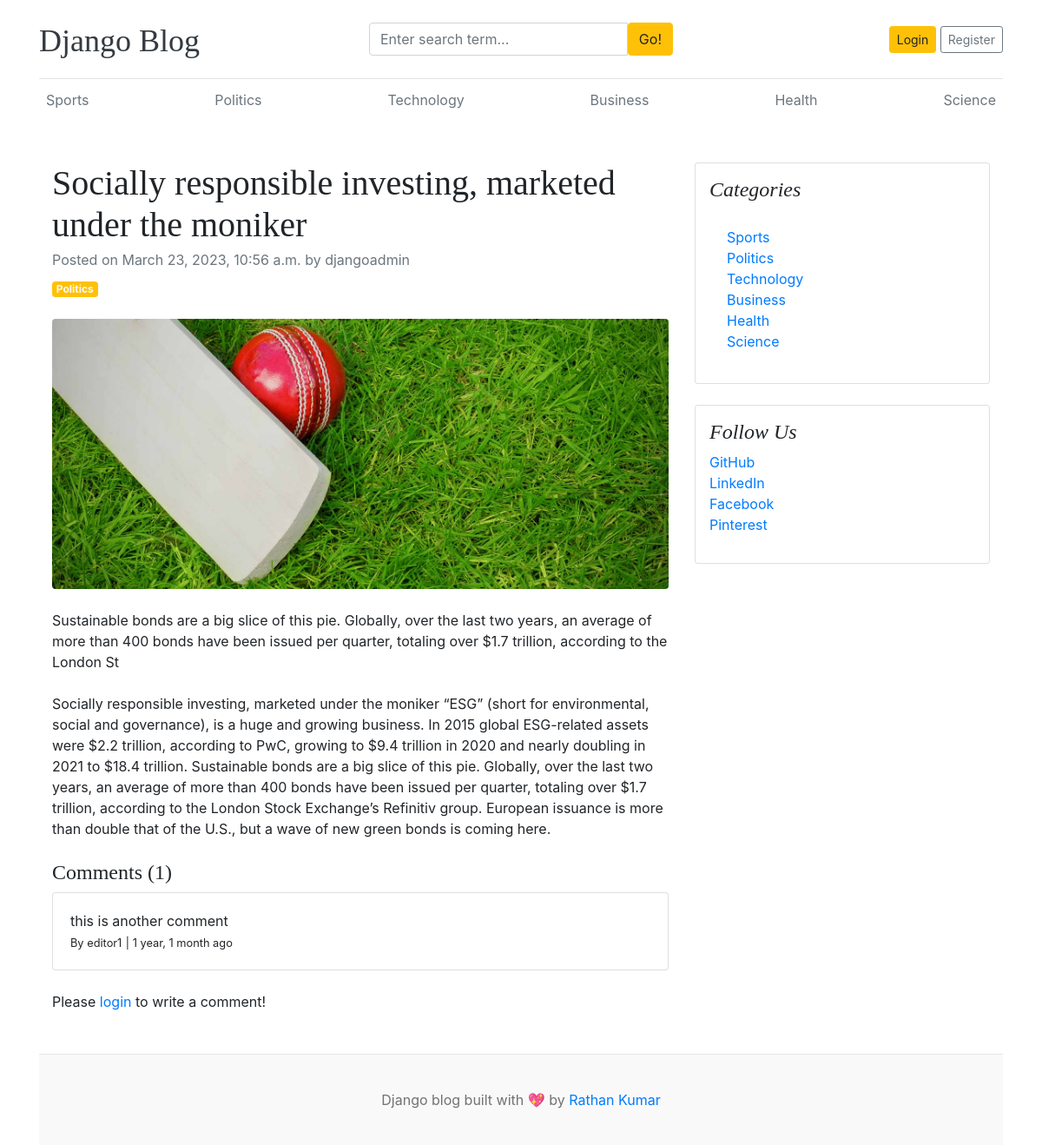
Screenshot of /blogs/socially-responsible-investing-marketed-under-the-moniker/ with the database file from the repository.
### blogs/models.py (models this page shows, shortened)
class Category(models.Model):
    category_name = models.CharField(max_length=50, unique=True)
    created_at = models.DateTimeField(auto_now_add=True)
    updated_at = models.DateTimeField(auto_now=True)
    class Meta:
        verbose_name_plural = 'categories'
    def __str__(self):
        return self.category_name

class Blog(models.Model):
    title = models.CharField(max_length=100)
    slug = models.SlugField(max_length=150, unique=True, blank=True)
    category = models.ForeignKey(Category, on_delete=models.CASCADE)
    author = models.ForeignKey(User, on_delete=models.CASCADE)
    featured_image = models.ImageField(upload_to='uploads/%Y/%m/%d')
    short_description = models.TextField(max_length=500)
    blog_body = models.TextField(max_length=2000)
    status = models.CharField(max_length=20, choices=STATUS_CHOICES, default="Draft")
    is_featured = models.BooleanField(default=False)
    created_at = models.DateTimeField(auto_now_add=True)
    updated_at = models.DateTimeField(auto_now=True)

class Comment(models.Model):
    user = models.ForeignKey(User, on_delete=models.CASCADE)
    blog = models.ForeignKey(Blog, on_delete=models.CASCADE)
    comment = models.TextField(max_length=250)
    created_at = models.DateTimeField(auto_now_add=True)
    updated_at = models.DateTimeField(auto_now=True)
    def __str__(self):
        return self.comment

### assignments/models.py (models this page shows, shortened)
class SocialLink(models.Model):
    platform = models.CharField(max_length=25)
    link = models.URLField(max_length=100)
    created_at = models.DateTimeField(auto_now_add=True)
    updated_at = models.DateTimeField(auto_now=True)

### blogs/views.py (the view, shortened to what this page needs)
# urls.py: path('blogs/<slug:slug>/', BlogsView.blogs, name='blogs'),
def blogs(request, slug):
    single_blog = get_object_or_404(Blog, slug=slug, status='Published')
    comments = Comment.objects.filter(blog=single_blog)
    comment_count = comments.count()
    context = {
        'single_blog': single_blog,
        'comments': comments,
        'comment_count': comment_count,
    }
    return render(request, 'blogs.html', context)

### blogs/context_processors.py (called while the page is built)
def get_categories(request):
    categories = Category.objects.all()
    return dict(categories=categories)

def get_social_links(request):
    social_links = SocialLink.objects.all()
    return dict(social_links=social_links)

### templates/blogs.html
{% extends 'base.html' %}
{% block content %}
<div class="container mt-5">
    <div class="row">
        <div class="col-lg-8">
            <article>
                <header class="mb-4">
                    <h1 class="fw-bolder mb-1">{{ single_blog.title }}</h1>
                    <div class="text-muted fst-italic mb-2">Posted on {{ single_blog.created_at }} by {{ single_blog.author }}</div>
                    <a class="badge bg-warning text-decoration-none text-light" href="#!">{{ single_blog.category }}</a>
                </header>
                <figure class="mb-4"><img class="img-fluid rounded" src="{{ single_blog.featured_image.url }}" alt="..." /></figure>
                <section class="mb-5">
                    <p class="fs-5 mb-4">{{ single_blog.short_description }}</p>
                    <p class="fs-5 mb-4">{{ single_blog.blog_body }}</p>
                    <h4>Comments ({{ comment_count }})</h4>
                    {% if comments %}
                        {% for comment in comments %}
                            <div class="card mt-1">
                                <div class="card-body">
                                    <p class="card-text mb-0">{{ comment }}</p>
                                    <span>
                                        <small>By {{ comment.user }}</small>
                                        <small>| {{ comment.created_at | timesince }} ago</small>
                                    </span>
                                </div>
                            </div>
                        {% endfor %}
                    {% else %}
                    No comments yet.
                    {% endif %}
                    <br>
                    <div class="form-group">
                        {% if user.is_authenticated %}
                        <form action="" method="POST">
                            {% csrf_token %}
                            <div class="form-group">
                                <textarea name="comment" class="form-control" placeholder="Write your comment"></textarea>
                                <input type="submit" value="Submit" class="btn btn-primary mt-2">
                            </div>
                        </form>
                        {% else %}
                        <p>Please <span><a href="{% url 'login' %}">login</a></span> to write a comment!</p>
                        {% endif %}
                    </div>
                </section>
            </article>
        </div>
        <div class="col-lg-4">
            <div class="card mb-4 p-3">
                <h4 class="font-italic">Categories</h4>
                <div class="card-body">
                    <div class="row">
                        <div class="col-sm-6">
                            <ul class="list-unstyled mb-0">
                                {% for cat in categories %}
                                <li><a href="{% url 'posts_by_category' cat.id %}">{{ cat.category_name }}</a></li>
                                {% endfor %}
                            </ul>
                        </div>
                    </div>
                </div>
            </div>
            {% if social_links %}
            <div class="card mb-4 p-3">
                <h4 class="font-italic">Follow Us</h4>
                <ol class="list-unstyled">
                    {% for i in social_links %}
                    <li><a href="{{ i.link }}" target="_blank">{{ i.platform }}</a></li>
                    {% endfor %}
                </ol>
            </div>
            {% endif %}
        </div>
    </div>
</div>
{% endblock %}

### templates/base.html (shortened to what this page needs)
{% load static %}
<!DOCTYPE html>
<html lang="en">
<head>
    <link href="https://getbootstrap.com/docs/4.0/dist/css/bootstrap.min.css" rel="stylesheet">
    <link href="{% static 'css/blog.css' %}" rel="stylesheet">
    <link rel="stylesheet" href="https://cdnjs.cloudflare.com/ajax/libs/font-awesome/4.7.0/css/font-awesome.min.css">
  </head>
<body>
    <div class="container">
      <header class="blog-header py-3">
        <div class="row flex-nowrap justify-content-between align-items-center">
          <div class="col-4 pt-1">
            <a class="blog-header-logo text-dark" href="/">Django Blog</a>
          </div>
          <div class="col-4">
            <form action="{% url 'search' %}" method="GET">
              <div class="input-group">
                <input class="form-control" type="text" name="keyword" value="{{ keyword }}" placeholder="Enter search term..." aria-label="Enter search term..." aria-describedby="button-search" />
                <button type="submit" class="btn btn-warning" id="button-search" type="button">Go!</button>
            </div>
            </form>
          </div>
          <div class="col-4 d-flex justify-content-end align-items-center">
            {% if not user.is_authenticated %}
            <a class="btn btn-sm btn-warning" href="{% url 'login' %}">Login</a> &nbsp;
            <a class="btn btn-sm btn-outline-secondary" href="{% url 'register' %}">Register</a>
            {% else %}
            <span><a href="{% url 'dashboard' %}">Dashboard</a></span>
            &emsp;
            <span><a href="{% url 'logout' %}">Logout</a></span>
            {% endif %}
          </div>
        </div>
      </header>
      <div class="nav-scroller py-1 mb-2">
        <nav class="nav d-flex justify-content-between">
          {% for cat in categories %}
          <a class="p-2 text-muted" href="{% url 'posts_by_category' cat.id %}">{{ cat.category_name }}</a>
          {% endfor %}
        </nav>
      </div>
{% block content %}
{% endblock %}
<footer class="blog-footer">
    <p>Django blog built with 💖 by <a href="#">Rathan Kumar</a></p>
  </footer>
  </body>
  </html>

### static/css/blog.css (style rules this page uses)
.blog-header { border-bottom: 1px solid #e5e5e5; }
.blog-header-logo { font-family: "Playfair Display", Georgia, "Times New Roman", serif; font-size: 2.25rem; }
h1, h2, h3, h4, h5, h6 { font-family: "Playfair Display", Georgia, "Times New Roman", serif; }
.blog-footer { padding: 2.5rem 0; color: #727272; text-align: center; background-color: #f9f9f9; border-top: .05rem solid #e5e5e5; }
.blog-footer p:last-child { margin-bottom: 0; }

### rows the page displays
Category: category_name "Sports"
Category: category_name "Politics"
Category: category_name "Technology"
Category: category_name "Business"
Category: category_name "Health"
Category: category_name "Science"
Blog: title "Socially responsible investing, marketed under the moniker", created_at "March 23, 2023, 10:56 a.m.", author "djangoadmin", category "Politics", featured_image (picture), short_description "Sustainable bonds are a big slice of this pie. Globally, over the last two years, an average of more than 400 bonds have been issued per quarter, totaling over $1.7 trillion, according to the London St", blog_body "Socially responsible investing, marketed under the moniker “ESG” (short for environmental, social and governance), is a huge and growing business. In 2015 global ESG-related assets were $2.2 trillion, according to PwC, growing to $9.4 trillion in 2020 and nearly doubling in 2021 to $18.4 trillion. Sustainable bonds are a big slice of this pie. Globally, over the last two years, an average of more than 400 bonds have been issued per quarter, totaling over $1.7 trillion, according to the London Stock Exchange’s Refinitiv group. European issuance is more than double that of the U.S., but a wave of new green bonds is coming here."
Comment: comment "this is another comment", user "editor1", created_at "1 year, 1 month"
SocialLink: platform "GitHub"
SocialLink: platform "LinkedIn"
SocialLink: platform "Facebook"
SocialLink: platform "Pinterest"

### other values shown
{{ comment_count }} "1"
